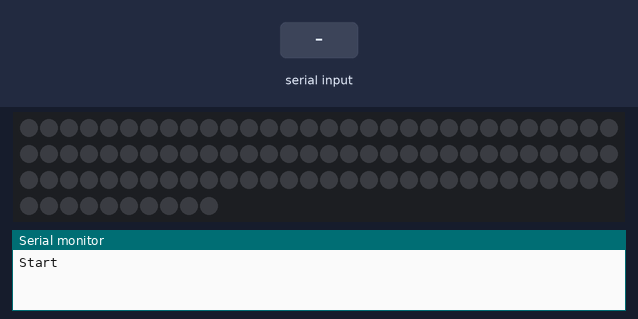
Bench run of a sketch on a simulated Arduino Uno, built with avr-gcc and run on an emulated ATmega328P. On the bench: 100 RGB LEDs in strip order, left to right, continuing on the next row, the last lines printed to the serial monitor. The inputs (shaded band) are chosen by the test bench. Dim RGB values are drawn brighter than linear.

Above: at 1.2 s.
1.3 s: "90,45,200\n" received over Serial
At 1.9 s:
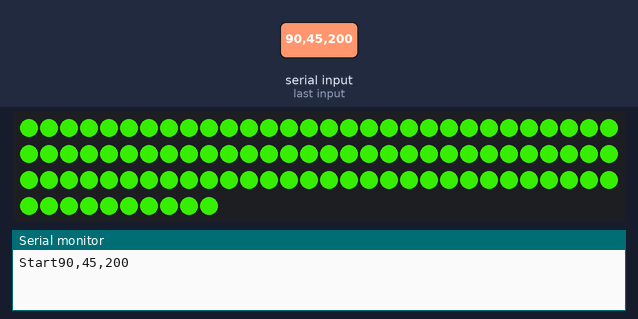
2.8 s: "90,45\n" received over Serial
At 4.0 s:
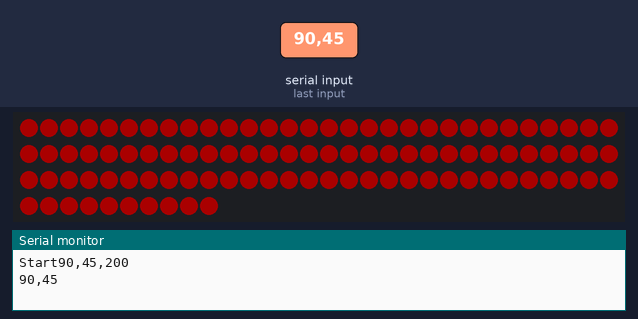
4.3 s: "1,90,45\n" received over Serial
At 5.4 s:
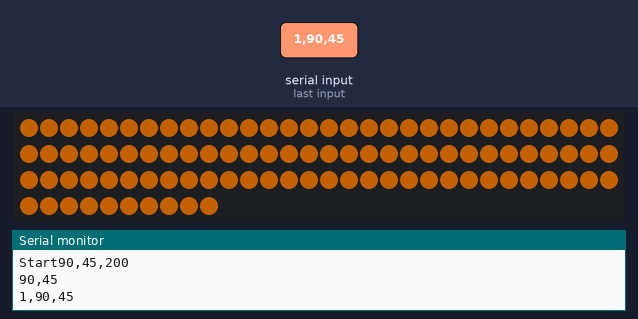
5.8 s: ",\n" received over Serial
At 6.3 s:
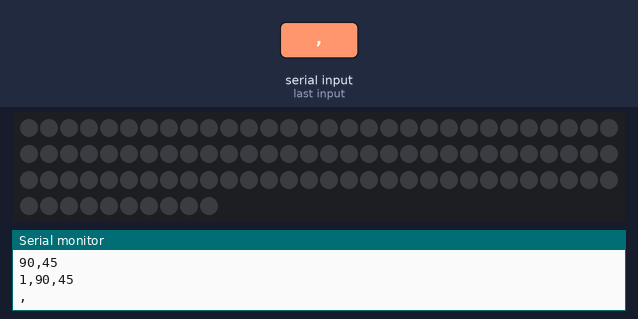
Timing chart, 0 to 8.3 s (numbered marks = the images above; inputs shaded):
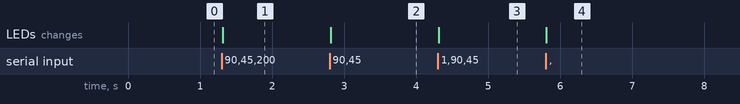

Measured:
- after the input at 1.3 s, the LEDs: change at once (image 1)
- after the input at 2.8 s, the LEDs: change at once (image 2)
- after the input at 4.3 s, the LEDs: change at once (image 3)
- after the input at 5.8 s, the LEDs: change at once (image 4)

The sketch:

arduino.ino
```cpp
  #include <Adafruit_NeoPixel.h>
#define MAX_VAL 64  // 0 to 255 for brightness
#define DELAY_TIME 50
#define DELAY_TIME2 20

// Parameter 1 = number of pixels in strip
// Parameter 2 = pin number (most are valid)
// Parameter 3 = pixel type flags, add together as needed:
//   NEO_RGB     Pixels are wired for RGB bitstream
//   NEO_GRB     Pixels are wired for GRB bitstream
//   NEO_KHZ400  400 KHz bitstream (e.g. FLORA pixels)
//   NEO_KHZ800  800 KHz bitstream (e.g. High Density LED strip)
Adafruit_NeoPixel strip = Adafruit_NeoPixel(100, 6, NEO_GRB + NEO_KHZ800);

void setup() {
  strip.begin();
  strip.show(); // Initialize all pixels to 'off'

  Serial.begin(9600);
  Serial.print("Start");
}

String s = "";
String rs = "", gs = "", bs = "";
boolean sf = false, rf = false, gf = false;
void loop() {
  if (Serial.available() > 0) {
    char c = Serial.read();
    Serial.print(c);
    if (c == '\n') {
      if (s == "0") {
        colorWipe(strip.Color(0, 0, 0), DELAY_TIME); // Black
      } else {
        int r = rs.toInt();
        int g = gs.toInt();
        int b = bs.toInt();
        colorWipe(strip.Color(r, g, b), DELAY_TIME);
      }

      s = "";
      rs = "";
      gs = "";
      bs = "";
      sf = false;
      rf = false;
      gf = false;
    } else if (c == ',') {
      if (!sf) sf = true;
      else if (!rf) rf = true;
      else if (!gf) gf = true;
    } else {
      if (!sf) s += c;
      else if (!rf) rs += c;
      else if (!gf) gs += c;
      else bs += c;
    }
  }

}

// Fill the dots one after the other with a color
void colorWipe(uint32_t c, uint8_t wait) {
  for(uint16_t i=0; i<strip.numPixels(); i++) {
      strip.setPixelColor(i, c);
      //strip.show();
      //delay(wait);
  }
  strip.show();
}
```
